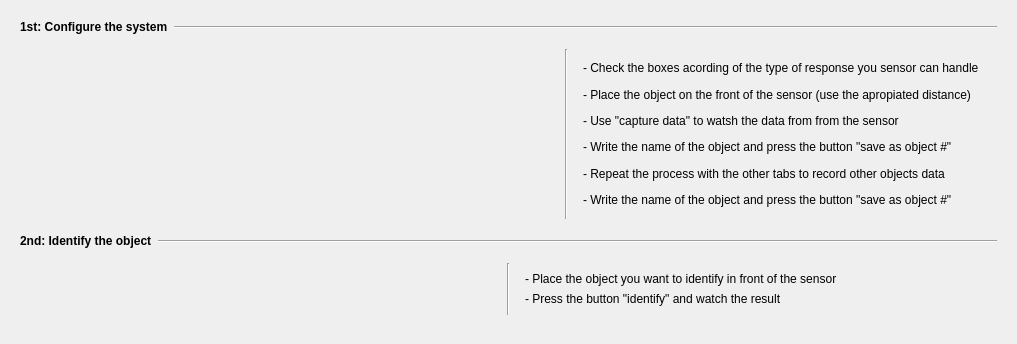
     <widget class="QWidget" name="howToUse">
      <layout class="QGridLayout" name="gridLayout_5">
       <item row="0" column="0">
        <widget class="QWidget" name="widget_5" native="true">
         <layout class="QVBoxLayout" name="verticalLayout_3">
          <item>
           <widget class="QWidget" name="widget_22" native="true">
            <property name="sizePolicy">
             <sizepolicy hsizetype="Preferred" vsizetype="Minimum">
              <horstretch>0</horstretch>
              <verstretch>0</verstretch>
             </sizepolicy>
            </property>
            <property name="maximumSize">
             <size>
              <width>16777215</width>
              <height>15</height>
             </size>
            </property>
            <layout class="QHBoxLayout" name="horizontalLayout_6">
             <property name="leftMargin">
              <number>0</number>
             </property>
             <property name="topMargin">
              <number>0</number>
             </property>
             <property name="rightMargin">
              <number>0</number>
             </property>
             <property name="bottomMargin">
              <number>0</number>
             </property>
             <item>
              <widget class="QLabel" name="label_28">
               <property name="maximumSize">
                <size>
                 <width>16777215</width>
                 <height>15</height>
                </size>
               </property>
               <property name="font">
                <font>
                 <weight>75</weight>
                 <bold>true</bold>
                </font>
               </property>
               <property name="text">
                <string>1st: Configure the system</string>
               </property>
              </widget>
             </item>
             <item>
              <widget class="Line" name="line_10">
               <property name="sizePolicy">
                <sizepolicy hsizetype="Expanding" vsizetype="Expanding">
                 <horstretch>0</horstretch>
                 <verstretch>0</verstretch>
                </sizepolicy>
               </property>
               <property name="orientation">
                <enum>Qt::Horizontal</enum>
               </property>
              </widget>
             </item>
            </layout>
           </widget>
          </item>
          <item>
           <widget class="QWidget" name="widget_6" native="true">
            <layout class="QHBoxLayout" name="horizontalLayout_13">
             <item>
              <widget class="QLabel" name="label">
               <property name="sizePolicy">
                <sizepolicy hsizetype="Fixed" vsizetype="Fixed">
                 <horstretch>0</horstretch>
                 <verstretch>0</verstretch>
                </sizepolicy>
               </property>
               <property name="minimumSize">
                <size>
                 <width>530</width>
                 <height>170</height>
                </size>
               </property>
               <property name="styleSheet">
                <string notr="true">QLabel {
	image: url(./icons/1.png);
 }</string>
               </property>
               <property name="text">
                <string/>
               </property>
              </widget>
             </item>
             <item>
              <widget class="Line" name="line_11">
               <property name="orientation">
                <enum>Qt::Vertical</enum>
               </property>
              </widget>
             </item>
             <item>
              <widget class="QWidget" name="widget_4" native="true">
               <layout class="QVBoxLayout" name="verticalLayout_2">
                <item>
                 <widget class="QLabel" name="label_21">
                  <property name="text">
                   <string>- Check the boxes acording of the type of response you sensor can handle</string>
                  </property>
                 </widget>
                </item>
                <item>
                 <widget class="QLabel" name="label_38">
                  <property name="text">
                   <string>- Place the object on the front of the sensor (use the apropiated distance) </string>
                  </property>
                 </widget>
                </item>
                <item>
                 <widget class="QLabel" name="label_65">
                  <property name="text">
                   <string>- Use &quot;capture data&quot; to watsh the data from from the sensor</string>
                  </property>
                 </widget>
                </item>
                <item>
                 <widget class="QLabel" name="label_66">
                  <property name="text">
                   <string>- Write the name of the object and press the button &quot;save as object #&quot;</string>
                  </property>
                 </widget>
                </item>
                <item>
                 <widget class="QLabel" name="label_67">
                  <property name="text">
                   <string>- Repeat the process with the other tabs to record other objects data</string>
                  </property>
                 </widget>
                </item>
                <item>
                 <widget class="QLabel" name="label_68">
                  <property name="text">
                   <string>- Write the name of the object and press the button &quot;save as object #&quot;</string>
                  </property>
                 </widget>
                </item>
               </layout>
              </widget>
             </item>
            </layout>
           </widget>
          </item>
          <item>
           <widget class="QWidget" name="widget_19" native="true">
            <property name="sizePolicy">
             <sizepolicy hsizetype="Preferred" vsizetype="Minimum">
              <horstretch>0</horstretch>
              <verstretch>0</verstretch>
             </sizepolicy>
            </property>
            <property name="maximumSize">
             <size>
              <width>16777215</width>
              <height>15</height>
             </size>
            </property>
            <layout class="QHBoxLayout" name="horizontalLayout_3">
             <property name="leftMargin">
              <number>0</number>
             </property>
             <property name="topMargin">
              <number>0</number>
             </property>
             <property name="rightMargin">
              <number>0</number>
             </property>
             <property name="bottomMargin">
              <number>0</number>
             </property>
             <item>
              <widget class="QLabel" name="label_25">
               <property name="maximumSize">
                <size>
                 <width>16777215</width>
                 <height>15</height>
                </size>
               </property>
               <property name="font">
                <font>
                 <weight>75</weight>
                 <bold>true</bold>
                </font>
               </property>
               <property name="text">
                <string>2nd: Identify the object</string>
               </property>
              </widget>
             </item>
             <item>
              <widget class="Line" name="line_7">
               <property name="sizePolicy">
                <sizepolicy hsizetype="Expanding" vsizetype="Expanding">
                 <horstretch>0</horstretch>
                 <verstretch>0</verstretch>
                </sizepolicy>
               </property>
               <property name="orientation">
                <enum>Qt::Horizontal</enum>
               </property>
              </widget>
             </item>
            </layout>
           </widget>
          </item>
          <item>
           <widget class="QWidget" name="widget_14" native="true">
            <layout class="QHBoxLayout" name="horizontalLayout_16">
             <item>
              <widget class="QLabel" name="label_8">
               <property name="styleSheet">
                <string notr="true">QLabel {
	image: url(./icons/2.png);
 }</string>
               </property>
               <property name="text">
                <string/>
               </property>
              </widget>
             </item>
             <item>
              <widget class="Line" name="line">
               <property name="orientation">
                <enum>Qt::Vertical</enum>
               </property>
              </widget>
             </item>
             <item>
              <widget class="QWidget" name="widget_11" native="true">
               <layout class="QVBoxLayout" name="verticalLayout_16">
                <item>
                 <widget class="QLabel" name="label_63">
                  <property name="text">
                   <string>- Place the object you want to identify in front of the sensor</string>
                  </property>
                 </widget>
                </item>
                <item>
                 <widget class="QLabel" name="label_64">
                  <property name="text">
                   <string>- Press the button &quot;identify&quot; and watch the result</string>
                  </property>
                 </widget>
                </item>
               </layout>
              </widget>
             </item>
            </layout>
           </widget>
          </item>
         </layout>
        </widget>
       </item>
      </layout>
     </widget>
